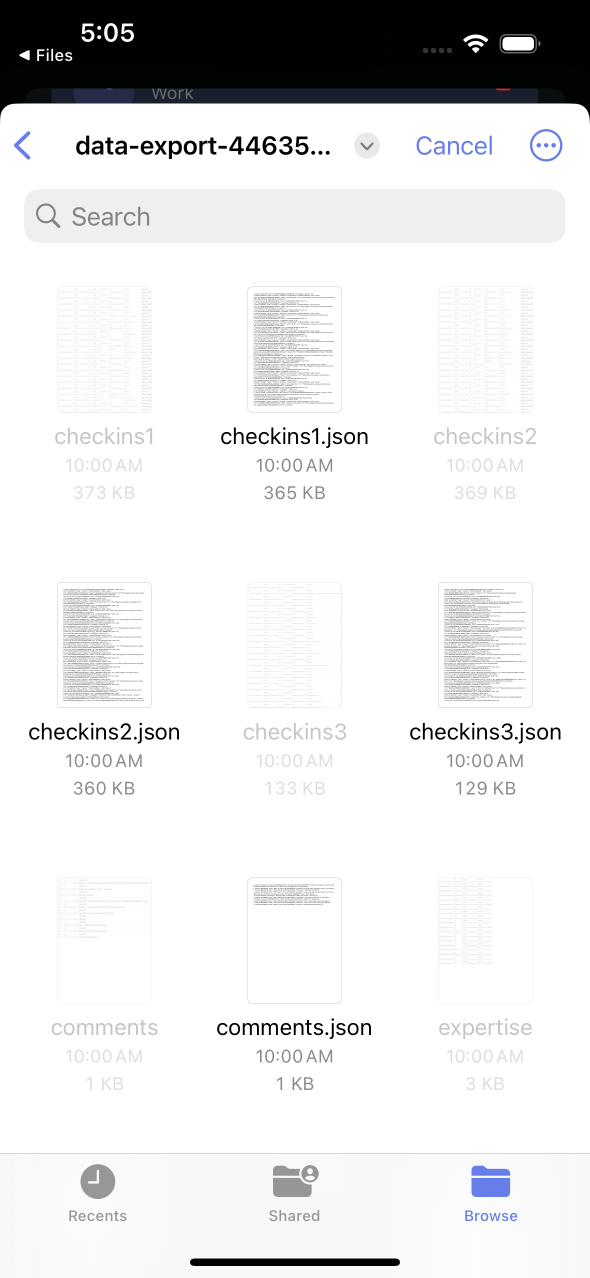
#> input picture media/foursqure-import/step-6 select checkins json files (one at a time).png, 1179 x 2556 px (shown at 1/2 size)
$ python -i fix_white_space.py   (imports and definitions only)
#> lines starting #> are read from the running program, lines starting #| are printed output that depends on the picture
#!/usr/bin/env python3
"""
Post-process screenshots to remove white space at the bottom
Ensures output is exactly 1242 × 2688px by extending the background gradient
"""

from PIL import Image
import sys
import os

def remove_white_space(image_path, target_width=None, target_height=None):
    """Remove white space and ensure exact dimensions"""
    # Default to iPhone size if not specified
    if target_width is None:
        target_width = 1242
    if target_height is None:
        target_height = 2688

    img = Image.open(image_path)
#> img is the input picture: PIL image 1179x2556 RGBA; mean R, G, B, A 228.9, 229.2, 229.5, 255
    width, height = img.size
#> width = 1179; height = 2556

    # Convert to RGB if needed
    if img.mode != 'RGB':
        img = img.convert('RGB')
#> img: PIL image 1179x2556 RGB

    # Always ensure exact dimensions first
    if width != target_width or height != target_height:
        img = img.resize((target_width, target_height), Image.Resampling.LANCZOS)
#> img: PIL image 1242x2688 RGB
        img.save(image_path)
        print(f"     📐 Resized to {target_width} × {target_height}px")
        # Reload after resize
        img = Image.open(image_path)
        if img.mode != 'RGB':
            img = img.convert('RGB')
        width, height = img.size
#> width = 1242; height = 2688

    # Find the last row with actual content (not white)
    # Search from bottom up, looking for where white space starts
    content_bottom = None

    # Check if bottom row is white
    bottom_row = img.crop((0, height - 1, width, height))
    bottom_pixels = list(bottom_row.getdata())
#> bottom_pixels = 1242 items, first 6: (246, 248, 245), (246, 248, 245), (247, 248, 247), (246, 247, 246), (245, 248, 246), (246, 248, 246)
    bottom_avg = sum(sum(p) for p in bottom_pixels) / (len(bottom_pixels) * 3)
#> bottom_avg = 248.4
    bottom_white = sum(1 for p in bottom_pixels if p[0] > 250 and p[1] > 250 and p[2] > 250)
#> bottom_white = 143
    bottom_white_ratio = bottom_white / len(bottom_pixels)
#> bottom_white_ratio = 0.115

    # If bottom is white, find where content actually ends
    if bottom_avg > 240 or bottom_white_ratio > 0.8:
        # Search up to 100 rows to find content
        for y in range(height - 1, max(0, height - 100), -1):
            row = img.crop((0, y, width, y + 1))
            row_pixels = list(row.getdata())

            avg_r = sum(p[0] for p in row_pixels) / len(row_pixels)
            avg_g = sum(p[1] for p in row_pixels) / len(row_pixels)
            avg_b = sum(p[2] for p in row_pixels) / len(row_pixels)
            avg_brightness = (avg_r + avg_g + avg_b) / 3

            white_count = sum(1 for p in row_pixels if p[0] > 250 and p[1] > 250 and p[2] > 250)
            white_ratio = white_count / len(row_pixels)

            # If this row is NOT white (content), this is where we should extend from
            if avg_brightness < 240 and white_ratio < 0.8:
                content_bottom = y + 1
                break
#> this loop made 26 passes
#> (avg_r, avg_g, avg_b, avg_brightness, white_count, white_ratio) on passes 1 to 12: (248.1, 248.9, 248.1, 248.4, 143, 0.115), (248.2, 249.1, 248.2, 248.5, 164, 0.132), (248.1, 249, 248.1, 248.4, 149, 0.12), (248.1, 248.8, 248.2, 248.4, 151, 0.122), (248.2, 249.1, 248.1, 248.5, 145, 0.117), (248.2, 249, 248, 248.4, 147, 0.118), (248.2, 248.9, 248, 248.4, 151, 0.122), (248.1, 249.1, 248.2, 248.5, 149, 0.12), (248.1, 249, 248.1, 248.4, 146, 0.118), (248.1, 249.1, 248.2, 248.5, 147, 0.118), (248.1, 249.2, 248.2, 248.5, 145, 0.117), (248.1, 249.1, 248.1, 248.4, 147, 0.118)

    # If we found white space, extend the image
    if content_bottom and content_bottom < target_height:
        # Create new image
        new_img = Image.new('RGB', (target_width, target_height))
#> new_img: PIL image 1242x2688 RGB; every value is 0

        # Copy content
        content_img = img.crop((0, 0, width, content_bottom))
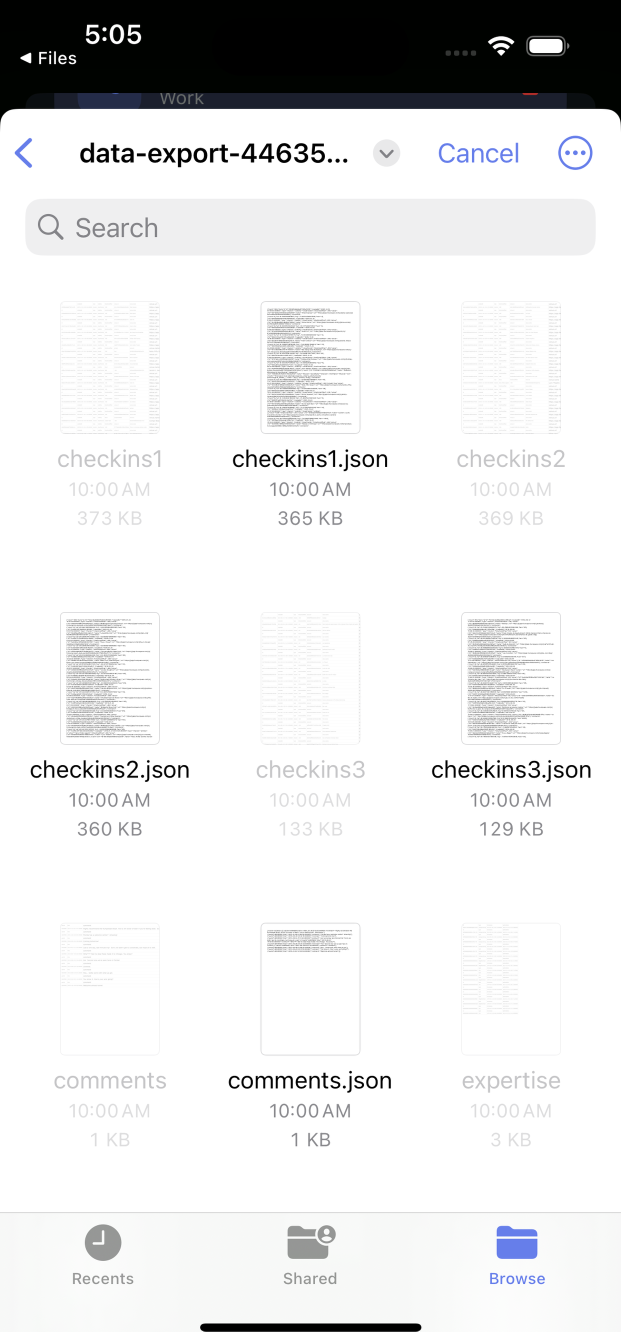
#> content_img: PIL image 1242x2663 RGB (shown at 1/2 size); mean R, G, B 228.7, 228.9, 229.3
        new_img.paste(content_img, (0, 0))

        # Sample background color from the last 20 rows of actual content
        sample_start = max(0, content_bottom - 20)
#> sample_start = 2643
        sample_area = img.crop((0, sample_start, width, content_bottom))
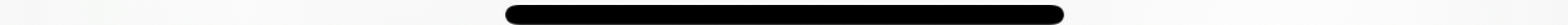
#> sample_area: PIL image 1242x20 RGB (shown 2 times larger); mean R, G, B 179.5, 180.1, 179.5
        sample_pixels = list(sample_area.getdata())
#> sample_pixels = 24840 items

        # Get background pixels (exclude very bright and very dark)
        bg_pixels = [p for p in sample_pixels if 50 < sum(p) < 600]
#> bg_pixels = 493 items, first 6: (195, 196, 196), (136, 136, 137), (93, 93, 93), (58, 58, 58), (36, 36, 36), (20, 20, 20)

        if len(bg_pixels) > 50:
            # Use median for robustness
            all_r = sorted([p[0] for p in bg_pixels])
#> all_r = 493 values from 17 to 197
            all_g = sorted([p[1] for p in bg_pixels])
#> all_g = 493 values from 17 to 198
            all_b = sorted([p[2] for p in bg_pixels])
#> all_b = 493 values from 17 to 197
            mid = len(all_r) // 2
#> mid = 246
            bg_color = (all_r[mid], all_g[mid], all_b[mid])
#> bg_color = (53, 53, 53)
        else:
            # Fallback: use median of all pixels
            all_r = sorted([p[0] for p in sample_pixels])
            all_g = sorted([p[1] for p in sample_pixels])
            all_b = sorted([p[2] for p in sample_pixels])
            mid = len(all_r) // 2
            bg_color = (all_r[mid], all_g[mid], all_b[mid])

        # Fill remaining space with background color
        fill_height = target_height - content_bottom
#> fill_height = 25
        if fill_height > 0:
            fill_img = Image.new('RGB', (target_width, fill_height), bg_color)
#> fill_img: PIL image 1242x25 RGB; every value is 53
            new_img.paste(fill_img, (0, content_bottom))

            new_img.save(image_path)
            print(f"     ✂️  Removed {fill_height}px white space, extended to {target_width} × {target_height}px")
#|      ✂️  Removed 25px white space, extended to 1242 × 2688px
            return True

    # Already correct
    return False

# [15 lines not run here, left out]

>>> result = remove_white_space('../media/foursqure-import/step-6 select checkins json files (one at a time).png')
